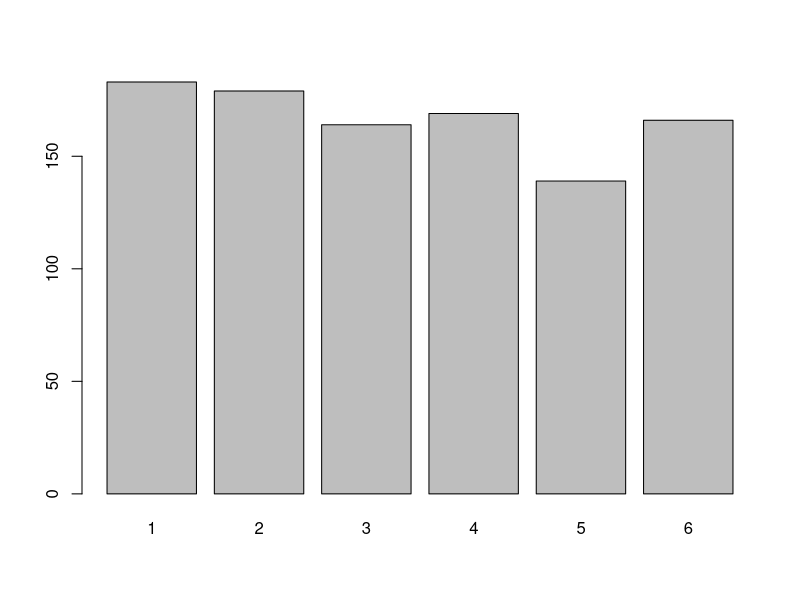
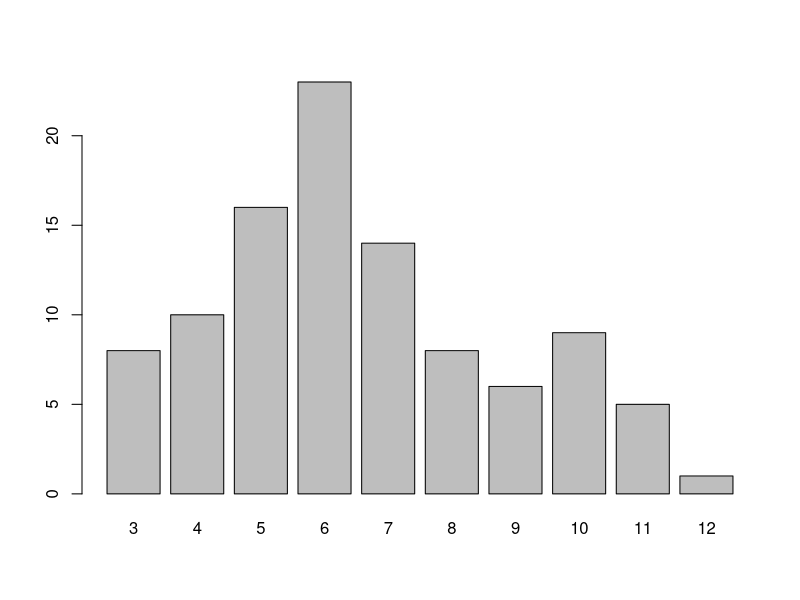

The R script that drew these images, in order:
# uniform distribution simulate
# p = 1/n, n of die = 6
roll <- 1000
n <- 6
die <- ceiling(runif(roll)*n)
b <- table(die)
barplot(b)

#sum of two dice
roll <- 100
dice <- ceiling(runif(roll)*6) + ceiling(runif(roll)*6)
c <- table(dice)
barplot(c)